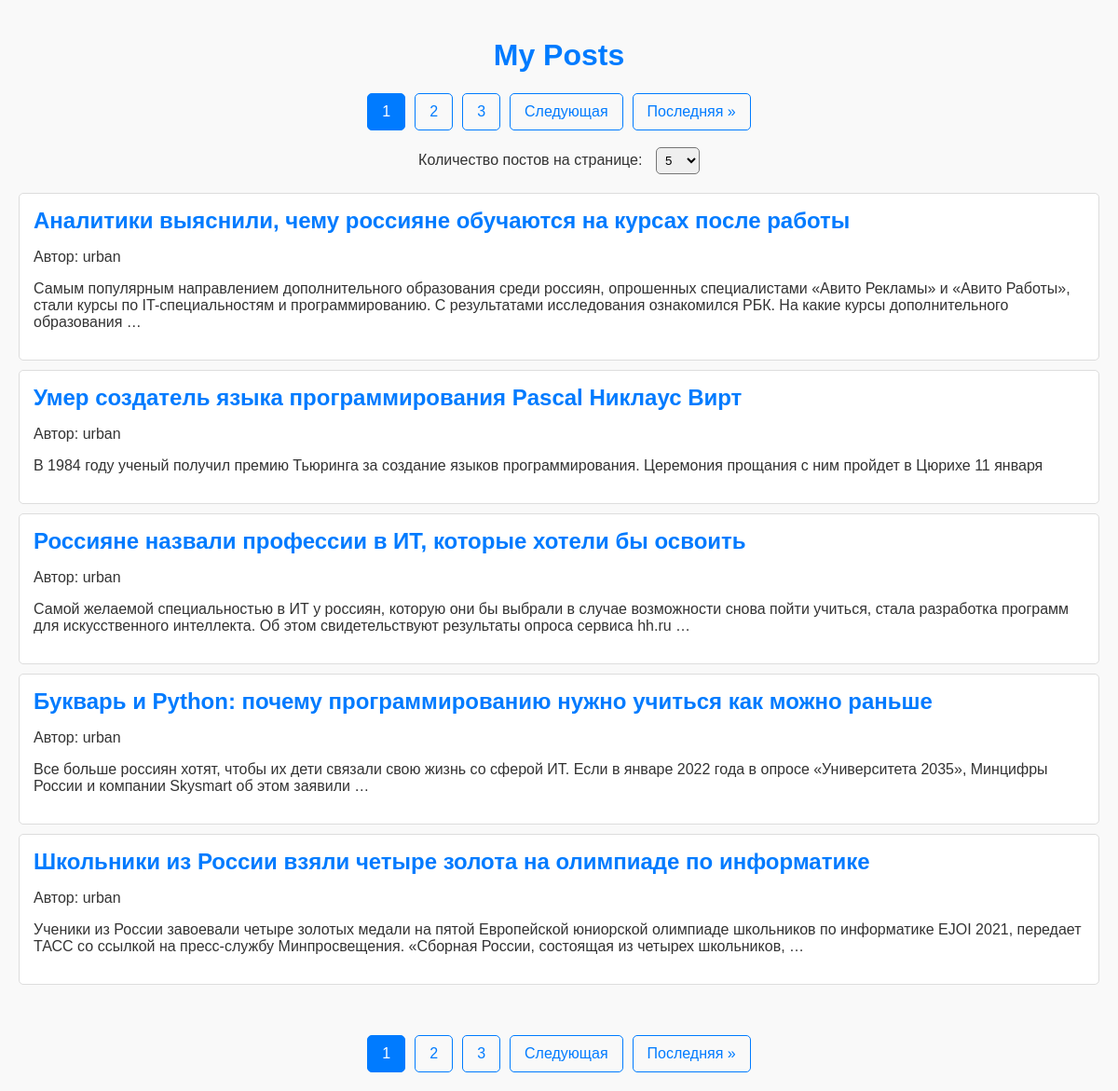
The page / on the database its author committed.
### task5/models.py (models this page shows, shortened)
class Post(models.Model):
    title = models.CharField(max_length=200)
    content = models.TextField()
    author = models.CharField(max_length=100)
    created_at = models.DateTimeField(auto_now_add=True)

### task5/views.py (the view)
# urls.py: path('', post_list, name='post_list'),
def post_list(request):
    post_list = Post.objects.all()
    items_per_page = request.GET.get('items_per_page', 5)
    paginator = Paginator(post_list, items_per_page)
    page_number = request.GET.get('page')
    page_obj = paginator.get_page(page_number)
    return render(request, 'post_list.html', {'page_obj': page_obj})

### templates/post_list.html (shortened to what this page needs)
<!DOCTYPE html>
<html lang="en">
<head>
    {% load static %}
    <link rel="stylesheet" href="{% static 'css/styles.css' %}">
</head>
<body>
    <h1>My Posts</h1>
    <div class="pagination">
        {% for num in page_obj.paginator.page_range %}
            {% if num == page_obj.number %}
                <a class="active">{{ num }}</a>
            {% else %}
                <a href="?page={{ num }}&items_per_page={{ page_obj.paginator.per_page }}">{{ num }}</a>
            {% endif %}
        {% endfor %}
        {% if page_obj.has_next %}
            <a href="?page={{ page_obj.next_page_number }}&items_per_page={{ page_obj.paginator.per_page }}">Следующая</a>
            <a href="?page={{ page_obj.paginator.num_pages }}&items_per_page={{ page_obj.paginator.per_page }}">Последняя &raquo;</a>
        {% endif %}
    </div>
    <br>
    <form method="GET" action="">
        <label for="items_per_page">Количество постов на странице:</label>
        <select name="items_per_page" id="items_per_page" onchange="this.form.submit()">
            <option value="5" {% if page_obj.paginator.per_page == 5 %}selected{% endif %}>5</option>
        </select>
    </form>
    <ul>
        {% for post in page_obj %}
            <li>
                <h2><a href="{% url 'post_detail' post.pk %}">{{ post.title }}</a></h2>
                <p>Автор: {{ post.author }}</p>
                <p>{{ post.content|truncatewords:30 }}</p>
            </li>
        {% endfor %}
    </ul>
    <br>
    <div class="pagination">
        {% for num in page_obj.paginator.page_range %}
            {% if num == page_obj.number %}
                <a class="active">{{ num }}</a>
            {% else %}
                <a href="?page={{ num }}&items_per_page={{ page_obj.paginator.per_page }}">{{ num }}</a>
            {% endif %}
        {% endfor %}
        {% if page_obj.has_next %}
            <a href="?page={{ page_obj.next_page_number }}&items_per_page={{ page_obj.paginator.per_page }}">Следующая</a>
            <a href="?page={{ page_obj.paginator.num_pages }}&items_per_page={{ page_obj.paginator.per_page }}">Последняя &raquo;</a>
        {% endif %}
    </div>
</body>
</html>

### static/css/styles.css (style rules this page uses)
body { font-family: Arial, sans-serif; background-color: #f9f9f9; color: #333; margin: 0; padding: 20px; }
h1 { text-align: center; color: #007BFF; }
ul { list-style-type: none; padding: 0; }
li { background-color: #fff; border: 1px solid #ddd; border-radius: 5px; margin-bottom: 10px; padding: 15px; transition: box-shadow 0.3s ease; }
li h2 { margin: 0; }
li h2 a { text-decoration: none; color: #007BFF; }
form { margin-bottom: 20px; text-align: center; }
label { margin-right: 10px; }
.pagination { display: flex; justify-content: center; margin-top: 20px; }
.pagination a { padding: 10px 15px; margin: 0 5px; border: 1px solid #007BFF; color: #007BFF; text-decoration: none; border-radius: 5px; transition: background-color 0.3s ease; }
.pagination a.active { background-color: #007BFF; color: white; }
select { padding: 5px; border-radius: 5px; borde }

### rows shown on the page
Post: title "Аналитики выяснили, чему россияне обучаются на курсах после работы", author "urban", content "Самым популярным направлением дополнительного образования среди россиян, опрошенных специалистами «Авито Рекламы» и «Авито Работы», стали курсы по IT-специальностям и программированию. С результатами исследования ознакомился РБК. На какие курсы дополнительного образования …"
Post: title "Умер создатель языка программирования Pascal Никлаус Вирт", author "urban", content "В 1984 году ученый получил премию Тьюринга за создание языков программирования. Церемония прощания с ним пройдет в Цюрихе 11 января"
Post: title "Россияне назвали профессии в ИТ, которые хотели бы освоить", author "urban", content "Самой желаемой специальностью в ИТ у россиян, которую они бы выбрали в случае возможности снова пойти учиться, стала разработка программ для искусственного интеллекта. Об этом свидетельствуют результаты опроса сервиса hh.ru …"
Post: title "Букварь и Python: почему программированию нужно учиться как можно раньше", author "urban", content "Все больше россиян хотят, чтобы их дети связали свою жизнь со сферой ИТ. Если в январе 2022 года в опросе «Университета 2035», Минцифры России и компании Skysmart об этом заявили …"
Post: title "Школьники из России взяли четыре золота на олимпиаде по информатике", author "urban", content "Ученики из России завоевали четыре золотых медали на пятой Европейской юниорской олимпиаде школьников по информатике EJOI 2021, передает ТАСС со ссылкой на пресс-службу Минпросвещения. «Сборная России, состоящая из четырех школьников, …"

### other values the page prints
{{ num }} "1"
{{ num }} "2" "3"
